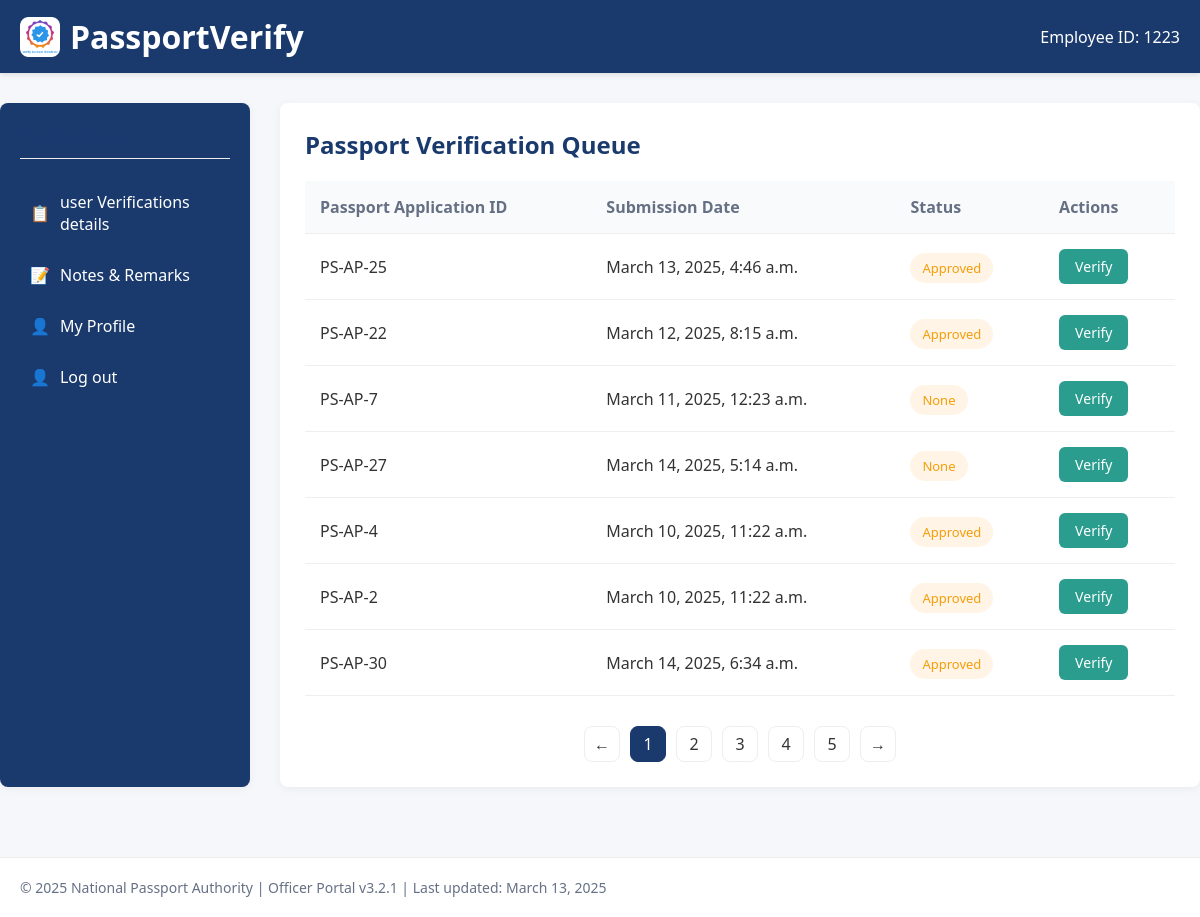
/verification/dashboard_verifer/ (signed in), run on an earlier commit of the app's database.
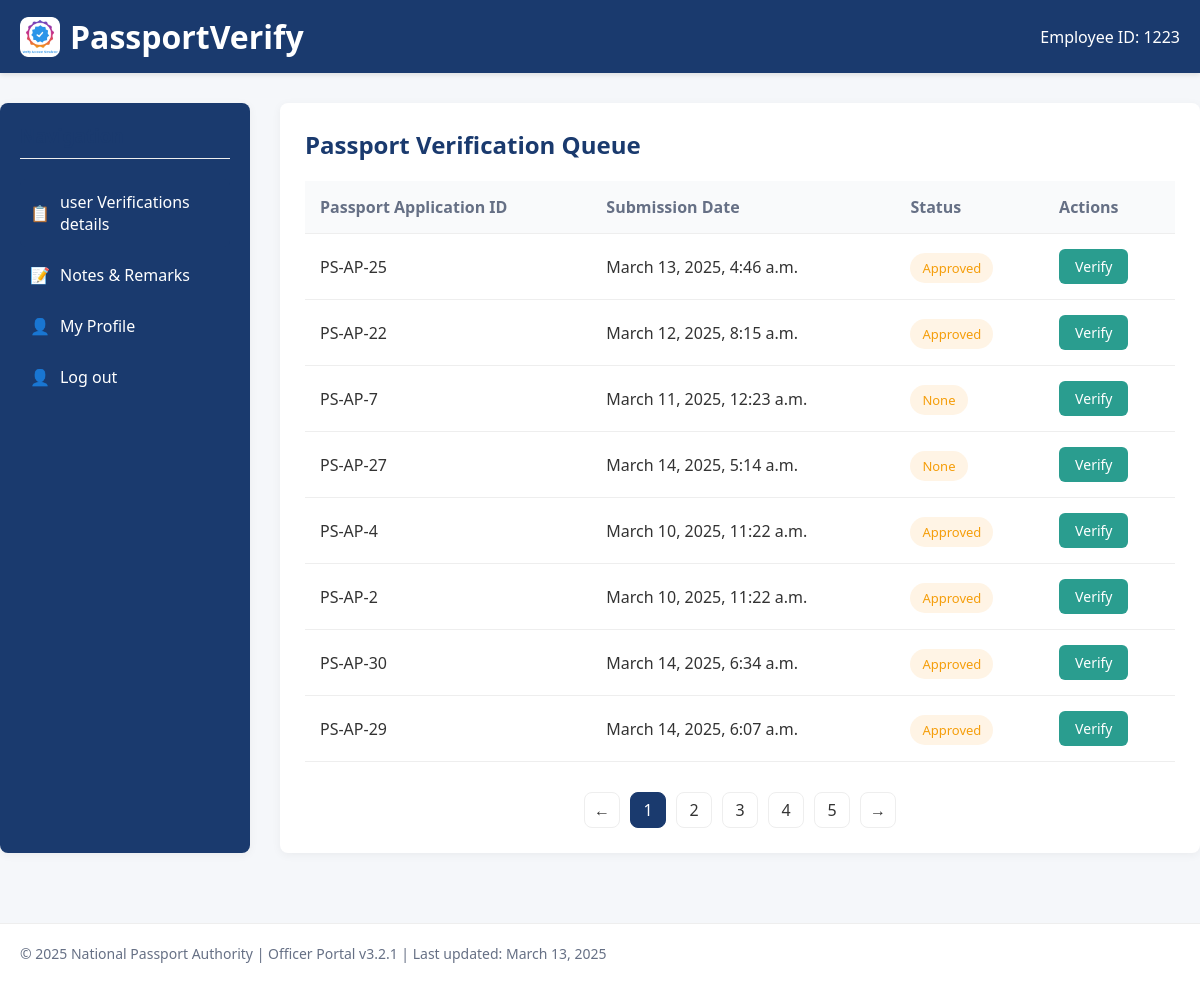
And on a later commit of the database.
### verification_app/models.py (models this page shows)
class PassportVerification(models.Model):
    VERIFIED = 'Verified'
    REJECTED = 'Rejected'
    VERIFICATION_STATUS_CHOICES = [
        (VERIFIED, 'Verified'),
        (REJECTED, 'Rejected'),
    ]
    ADMIN_PENDING = 'Pending'
    ADMIN_APPROVED = 'Approved'
    ADMIN_REJECTED = 'Rejected'
    ADMIN_VERIFICATION_CHOICES = [
        (ADMIN_PENDING, 'Pending'),
        (ADMIN_APPROVED, 'Approved'),
        (ADMIN_REJECTED, 'Rejected'),
    ]
    application_id = models.CharField(max_length=20, unique=True)
    passport_application = models.ForeignKey(PassportApplication, on_delete=models.CASCADE)
    verification_officer = models.ForeignKey(Employee, on_delete=models.CASCADE)
    verification_date_time = models.DateTimeField(auto_now=True)
    verification_status = models.CharField(max_length=20, choices=VERIFICATION_STATUS_CHOICES, blank=True, null=True)  # Limit to Verified/Rejected
    remarks = models.TextField(blank=True, null=True)
    admin_verification = models.CharField(max_length=20, choices=ADMIN_VERIFICATION_CHOICES,  blank=True, null=True)  # Limit to Pending/Approved/Rejected
    admin_remarks = models.TextField(blank=True, null=True)
    def __str__(self):
        return f"Verification for {self.application_id}"

### user_app/models.py (models this page shows, shortened)
class PassportApplication(models.Model):
    GENDER_CHOICES = [
        ('M', 'Male'),
        ('F', 'Female'),
        ('O', 'Other'),
    ]
    MARITAL_STATUS_CHOICES = [
        ('single', 'Single'),
        ('married', 'Married'),
        ('divorced', 'Divorced'),
        ('widowed', 'Widowed'),
        ('separated', 'Separated'),
    ]
    ID_TYPE_CHOICES = [
        ('aadhar', 'Aadhar Card'),
        ('pan', 'PAN Card'),
        ('passport', 'Passport'),
        ('voter', 'Voter ID'),
        ('driving', 'Driving License'),
        ('other', 'Other'),
    ]
    PASSPORT_TYPE_CHOICES = [
        ('regular', 'Regular'),
        ('official', 'Official'),
        ('diplomatic', 'Diplomatic'),
    ]
    PAGE_COUNT_CHOICES = [
        ('standard', 'Standard (36 pages)'),
        ('extra', 'Extra (60 pages)'),
    ]
    TRAVEL_PURPOSE_CHOICES = [
        ('tourism', 'Tourism'),
        ('business', 'Business'),
        ('study', 'Study'),
        ('employment', 'Employment'),
        ('family', 'Family Visit'),
        ('other', 'Other'),
    ]
    PAYMENT_METHOD_CHOICES = [
        ('online', 'Online Payment (Credit/Debit Card)'),
        ('bankTransfer', 'Bank Transfer'),
        ('challan', 'Bank Challan'),
    ]
    first_name = models.CharField(max_length=100)
    middle_name = models.CharField(max_length=100, blank=True)
    last_name = models.CharField(max_length=100)
    date_of_birth = models.DateField()
    city_of_birth = models.CharField(max_length=100)
    state_of_birth = models.CharField(max_length=100)
    country_of_birth = models.CharField(max_length=100)
    gender = models.CharField(max_length=1, choices=GENDER_CHOICES)
    marital_status = models.CharField(max_length=20, choices=MARITAL_STATUS_CHOICES)
    nationality = models.CharField(max_length=100)
    occupation = models.CharField(max_length=100)
    address_line1 = models.CharField(max_length=200)
    address_line2 = models.CharField(max_length=200, blank=True)
    city = models.CharField(max_length=100)
    state = models.CharField(max_length=100)
    postal_code = models.CharField(max_length=20)
    country = models.CharField(max_length=100)
    phone_number = models.CharField(max_length=20)
    email = models.EmailField()
    id_type = models.CharField(max_length=20, choices=ID_TYPE_CHOICES)
    id_number = models.CharField(max_length=100)
    aadhar_number = models.CharField(
        max_length=12,null=True,blank=True,
        validators=[RegexValidator(r'^\d{12}$', 'Aadhar Number must be exactly 12 digits.')]
    )
    pan_number = models.CharField(
        max_length=10,null=True,blank=True,
        validators=[RegexValidator(r'^[A-Z0-9]{10}$', 'PAN Number must be exactly 10 alphanumeric characters.')]
    )
    father_name = models.CharField(max_length=200)
    mother_name = models.CharField(max_length=200)
    father_nationality = models.CharField(max_length=100)
    mother_nationality = models.CharField(max_length=100)
    father_passport_number = models.CharField(max_length=30, blank=True)
    mother_passport_number = models.CharField(max_length=30, blank=True)
    emergency_contact_name = models.CharField(max_length=200)
    emergency_contact_relationship = models.CharField(max_length=100)
    emergency_contact_phone = models.CharField(max_length=20)
    emergency_contact_address = models.CharField(max_length=300)
    passport_type = models.CharField(max_length=20, choices=PASSPORT_TYPE_CHOICES)
    page_count = models.CharField(max_length=20, choices=PAGE_COUNT_CHOICES)
    travel_purpose = models.CharField(max_length=20, choices=TRAVEL_PURPOSE_CHOICES)
    proof_of_identity = models.JSONField(default=list)  # Stores list of selected document types
    proof_of_address = models.JSONField(default=list)   # Stores list of selected document types
    additional_documents = models.TextField(blank=True)
    payment_method = models.JSONField(default=list)  # Stores selected payment methods
    expedited_service = models.BooleanField(default=False)
    total_amount = models.DecimalField(max_digits=10, decimal_places=2, default=0.0)  # New Field
    signature_file = models.ImageField(upload_to='signatures/', blank=True, null=True)
    application_date = models.DateField()
    parental_consent = models.BooleanField(default=False)
    terms_agreed = models.BooleanField(default=False)
    created_at = models.DateTimeField(auto_now_add=True)
    updated_at = models.DateTimeField(auto_now=True)
    application_status = models.CharField(max_length=20, default='draft')
    user = models.ForeignKey(PassportRegistration, on_delete=models.CASCADE, blank=True, null=True)

### verification_app/views.py (the view)
# urls.py: path('dashboard_verifer/',views.dashboard_verifier_view,name='dashboard_verifer'),
def dashboard_verifier_view(request):
    passport_applications = PassportApplication.objects.all()
    emp_id = request.session.get('emp_id')
    verification_officer = Employee.objects.get(employee_id=emp_id)
    print(verification_officer.id)
    passport_verification = PassportVerification.objects.filter(verification_officer=verification_officer)
    print(passport_verification)
    context = {
        'passport_applications': passport_applications,
        'passport_verification': passport_verification,
    }
    return render(request,'dashboard_verifier.html', context)

### verification_app/templates/dashboard_verifier.html (shortened to what this page needs)
<!DOCTYPE html>
<html lang="en">
    {% load static %}
<head>
</head>
<body>
    <header>
        <div class="container header-content">
            <div class="logo">
                <img src="{% static 'image/verifer_logo.png' %}" alt="Passport Authority Logo">
                <h1>PassportVerify</h1>
            </div>
            <div class="user-info">
                <span>Employee ID: {{request.session.emp_id}}</span>
            </div>
        </div>
    </header>
    <main class="main-content container">
        <div class="dashboard">
            <aside class="sidebar">
                <h3>Navigation</h3>
                <a href="#" class="menu-item active">
                    <span>📋</span> user Verifications details
                </a>
                 <a href="#" class="menu-item">
                    <span>📝</span> Notes & Remarks
                </a>
                <a href="#" class="menu-item">
                    <span>👤</span> My Profile
                </a>
                <a href="{% url 'verifier_logout' %}" class="menu-item">
                    <span>👤</span> Log out
                </a>
            </aside>
            <section class="verification-area">
                <div class="section-header">
                    <h2 class="section-title">Passport Verification Queue</h2>
                </div>
                <table class="applications-table">
                    <thead>
                        <tr>
                            <th>Passport Application ID</th>
                            <th>Submission Date</th>
                            <th>Status</th>
                            <th>Actions</th>
                        </tr>
                    </thead>
                    <tbody>
                        {% for d in passport_verification %}
                        <tr>
                            <td>PS-AP-{{d.application_id}}</td>
                            <td>{{d.passport_application.created_at}}</td>
                            <td><span class="status-badge status-pending">{{d.verification_status}}</span></td>
                            <td>
                                <a href="{% url 'status_update' p_id=d.id %}"><button class="action-btn btn-verify">Verify</button></a>
                            </td>
                        </tr>
                        {% endfor %}
                    </tbody>
                </table>
                <div class="pagination">
                    <div class="page-item">←</div>
                    <div class="page-item active">1</div>
                    <div class="page-item">2</div>
                    <div class="page-item">3</div>
                    <div class="page-item">4</div>
                    <div class="page-item">5</div>
                    <div class="page-item">→</div>
                </div>
            </section>
        </div>
    </main>
    <footer>
        <div class="container">
            <p>© 2025 National Passport Authority | Officer Portal v3.2.1 | Last updated: March 13, 2025</p>
        </div>
    </footer>
</body>
</html>

What changed in the data, as far as the page shows it:
added PassportVerification: application_id "29", passport_application.created_at "March 14, 2025, 6:07 a.m.", verification_status "Approved"
